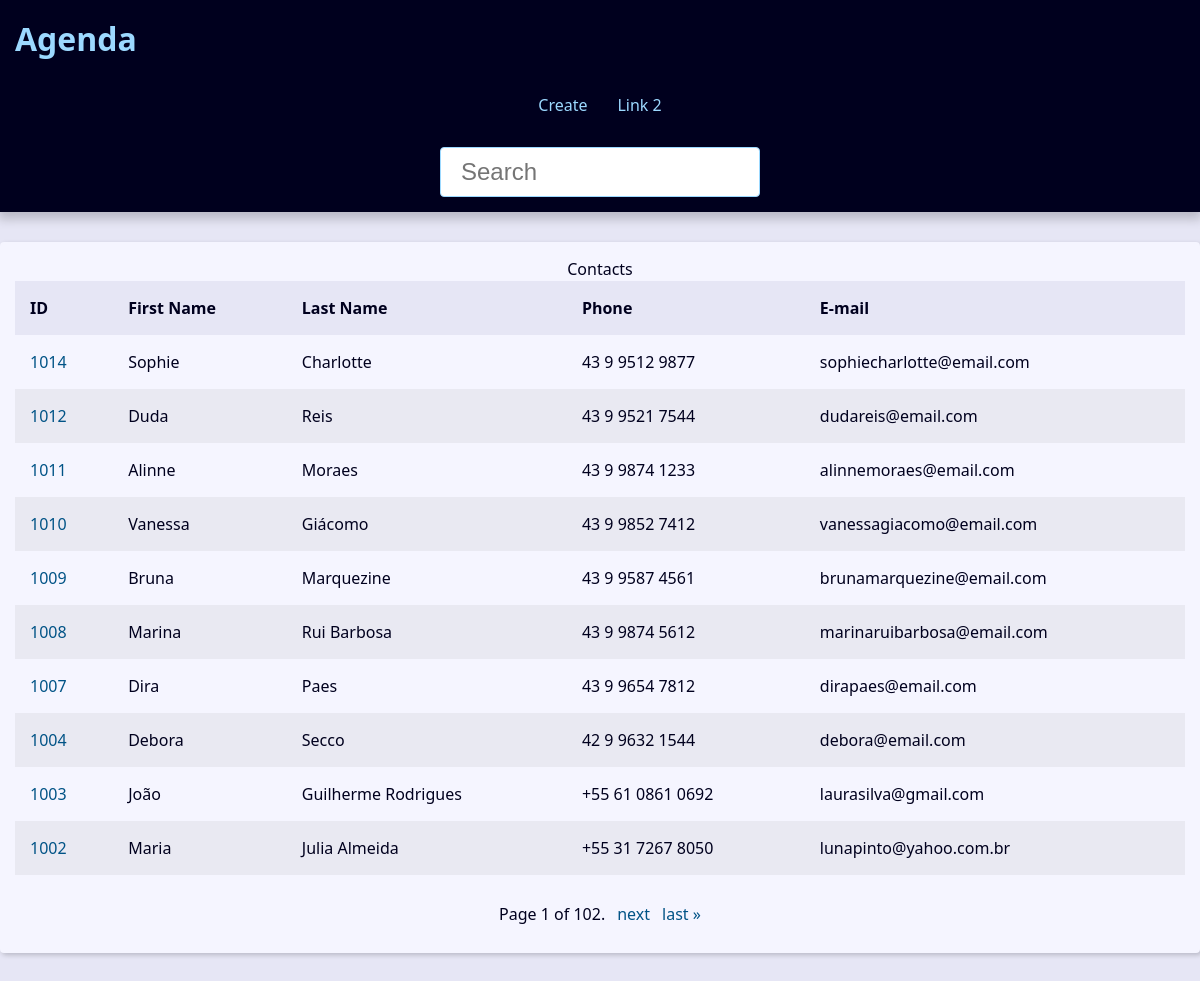
The page / on the database its author committed.
### contact/models.py (models this page shows, shortened)
class Contact(models.Model):
    first_name = models.CharField(max_length=50)
    last_name = models.CharField(max_length=50)
    phone = models.CharField(max_length=50)
    email = models.EmailField(max_length=200, blank=True)
    created_date = models.DateTimeField(default=timezone.now)
    description = models.TextField(blank=True)
    show = models.BooleanField(default=True)
    picture = models.ImageField(blank=True, upload_to="pictures/%Y/%m")
    category = models.ForeignKey(
        Category,
        on_delete=models.SET_NULL,
        blank=True,
        null=True,
    )
    owner = models.ForeignKey(
        User,
        on_delete=models.SET_NULL,
        blank=True,
        null=True,
    )

### contact/views/contact_views.py (the view)
# urls.py: path("", views.index, name="index"),
def index(request):
    contacts = Contact.objects.filter(show=True).order_by("-id")
    paginator = Paginator(contacts, 10)
    page_number = request.GET.get("page")
    page_obj = paginator.get_page(page_number)
    context = {
        "page_obj": page_obj,
        "site_title": "Contatos - ",
    }
    return render(
        request,
        "contact/index.html",
        context,
    )

### contact/templates/contact/index.html
{% extends "global/base.html" %}
{% block content %}
{% if page_obj %}
    <div class="responsive-table">
        <table class="contacts-table" >
            <caption>
                Contacts
            </caption>
            <thead>
                <tr class="table-row table-row-header">
                    <th class="table-header">ID</th>
                    <th class="table-header">First Name</th>
                    <th class="table-header">Last Name</th>
                    <th class="table-header">Phone</th>
                    <th class="table-header">E-mail</th>
                </tr>
            </thead>
            <tbody>
                {% for contact in page_obj %}
                    <tr class="table-row">
                        <td class="table-cel">
                            <a
                            href="{% url "contact:contact" contact.id %}"
                                class="table-link"
                            >
                                {{ contact.id }}
                            </a>
                        </td>
                        <td class="table-cel">
                            {{ contact.first_name }}
                        </td>
                        <td class="table-cel">
                            {{ contact.last_name }}
                        </td>
                        <td class="table-cel">
                            {{ contact.phone }}
                        </td>
                        <td class="table-cel">
                            {{ contact.email }}
                        </td>
                    </tr>
                {% endfor %}
            </tbody>
        </table>
    </div>
{% else %}
    <div class="single-contact">
        <h1 class="single-contact-name">
            Nenhum contato encontrado.
        </h1>
    </div>
{% endif %}
{% endblock content %}

### base_templates/global/base.html
{% load static %}
<!DOCTYPE html>
<html lang="pt-br">
{% include "global/partials/_head.html" %}
<body>
    {% include "global/partials/_header.html" %}
    <main class="content" >
        {% block content %}{% endblock content %}
        {% include "global/partials/_pagination.html" %}
    </main>
</body>
</html>

### base_templates/global/partials/_head.html (shortened to what this page needs)
{% load static %}
<head>
    <link rel="stylesheet" href="{% static 'global/css/style.css' %}">
</head>

### base_templates/global/partials/_header.html
<header class="header">
    <h1 class="header-heding">
        <a href="{% url "contact:index" %}" class="header-link">
            Agenda
        </a>
    </h1>
    <nav class="menu">
        <ul class="menu-list">
            <li class="menu-item">
                <a href="{% url 'contact:create' %}" class="menu-link">
                    Create
                </a>
            </li>
            <li class="menu-item">
                <a href="# 2" class="menu-link">
                    Link 2
                </a>
            </li>
        </ul>
    </nav>
    <div class="search">
        <form
            action="{% url 'contact:search' %}"
            class="GET"
        >
            <input
                type="text"
                class="search-input"
                placeholder="Search"
                id="search"
                name="q"
                value="{{ request.GET.q.strip }}"
            >
        </form>
    </div>
</header>

### base_templates/global/partials/_pagination.html (shortened to what this page needs)
{% if page_obj %}
    {% if page_obj %}
    <div class="pagination">
        <span class="step-links">
            <span class="current">
                Page {{ page_obj.number }} of {{ page_obj.paginator.num_pages }}.
            </span>
            {% if page_obj.has_next %}
                <a href="?page={{ page_obj.next_page_number }}&q={{ request.GET.q.strip }}">next</a>
                <a href="?page={{ page_obj.paginator.num_pages }}&q={{ request.GET.q.strip }}">last &raquo;</a>
            {% endif %}
        </span>
    </div>
    {% endif %}
{% endif %}

### base_static/global/css/style.css (style rules this page uses)
:root { --spacing: 1.5rem; --link-dark-color: rgb(0, 83, 134); --link-light-color: rgb(156, 217, 255); --clr-white: rgb(245, 245, 255); --clr-black: rgb(0, 0, 30); --clr-light-gray: rgb(230, 230, 245); --clr-dark-shadow-5: rgba(0, 0, 10, 5%); --clr-dark-shadow-10: rgba(0, 0, 10, 10%); --clr-dark-shadow-20: rgba(0, 0, 10, 20%); --clr-light-shadow-5: rgba(200, 200, 255, 5%); --clr-light-shadow-10: rgba(200, 200, 255, 10%); --clr-light-shadow-20: rgba(200, 200, 255, 20%); --main-page-width: 120rem; --table-min-width: 60rem; --biggest-font-size: 5rem; --bigger-font-size: 4rem; --big-font-size: 3.2rem; --medium-font-size: 2.4rem; --small-font-size: 1.6rem; --smaller-font-size: 1.4rem; --smallest-font-size: 1.2rem; --transition-fast: 300ms; --transition-medium: 600ms; --transition-slow: 1s; --default-border-radius: 4px; }
*, *::before, *::after { margin: 0; padding: 0; box-sizing: border-box; }
html { font-size: 62.5%; }
body { font-family: system-ui, -apple-system, BlinkMacSystemFont, 'Segoe UI', Roboto, Oxygen, Ubuntu, Cantarell, 'Open Sans', 'Helvetica Neue', sans-serif; line-height: 1.5; font-size: var(--small-font-size); color: var(--clr-black); -webkit-font-smoothing: antialiased; background: var(--clr-light-gray); }
.header { background: var(--clr-black); padding: var(--spacing); box-shadow: 0 5px 10px 2px var(--clr-dark-shadow-20); z-index: 1; position: relative; }
.header-link { color: var(--link-light-color); text-decoration: none; transition: filter var(--transition-fast) ease-in-out; }
.menu { margin: var(--spacing); }
.menu-list { list-style: none; display: flex; justify-content: center; flex-flow: row wrap; }
.menu-link { display: block; padding: var(--spacing); color: var(--link-light-color); text-decoration: none; transition: background-color var(--transition-fast) ease-in-out; border-radius: var(--default-border-radius); }
.content { max-width: var(--main-page-width); margin: calc(var(--spacing) * 2) auto; padding: var(--spacing); background: var(--clr-white); box-shadow: 2px 2px 5px var(--clr-dark-shadow-20); border-radius: var(--default-border-radius); }
.responsive-table { width: 100%; overflow-x: auto; }
.contacts-table { width: 100%; min-width: var(--table-min-width); border-collapse: collapse; }
.table-row { text-align: left; text-overflow: ellipsis; transition: background-color var(--transition-fast) ease-in-out; }
.table-row:nth-of-type(2n) { background: var(--clr-dark-shadow-5); }
.table-row-header { background: var(--clr-light-gray); color: var(--clr-black); }
.table-cel, .table-header { padding: var(--spacing); }
.table-link { color: var(--link-dark-color); transition: color var(--transition-fast) ease-in-out; text-decoration: none; }
.pagination { margin-top: var(--spacing); display: flex; justify-content: center; padding: calc(var(--spacing) * 0.8); font-size: var(--small-font-size); }
.pagination .step-links { display: flex; gap: calc(var(--spacing) * 0.8); }
.pagination .step-links a { color: var(--link-dark-color); transition: color var(--transition-fast) ease-in-out; text-decoration: none; display: block; }
.search { display: flex; justify-content: center; }
.search-input { font-size: var(--medium-font-size); padding: 1rem 2rem; width: 100%; max-width: 32rem; border-radius: var(--default-border-radius); border: 1px solid var(--link-light-color); }

### rows shown on the page
Contact: id "1014", first_name "Sophie", last_name "Charlotte", phone "43 9 9512 9877", email "sophiecharlotte@email.com"
Contact: id "1012", first_name "Duda", last_name "Reis", phone "43 9 9521 7544", email "dudareis@email.com"
Contact: id "1011", first_name "Alinne", last_name "Moraes", phone "43 9 9874 1233", email "alinnemoraes@email.com"
Contact: id "1010", first_name "Vanessa", last_name "Giácomo", phone "43 9 9852 7412", email "vanessagiacomo@email.com"
Contact: id "1009", first_name "Bruna", last_name "Marquezine", phone "43 9 9587 4561", email "brunamarquezine@email.com"
Contact: id "1008", first_name "Marina", last_name "Rui Barbosa", phone "43 9 9874 5612", email "marinaruibarbosa@email.com"
Contact: id "1007", first_name "Dira", last_name "Paes", phone "43 9 9654 7812", email "dirapaes@email.com"
Contact: id "1004", first_name "Debora", last_name "Secco", phone "42 9 9632 1544", email "debora@email.com"
Contact: id "1003", first_name "João", last_name "Guilherme Rodrigues", phone "+55 61 0861 0692", email "laurasilva@gmail.com"
Contact: id "1002", first_name "Maria", last_name "Julia Almeida", phone "+55 31 7267 8050", email "lunapinto@yahoo.com.br"

### other values the page prints
{{ page_obj.number }} "1"
{{ page_obj.paginator.num_pages }} "102"
